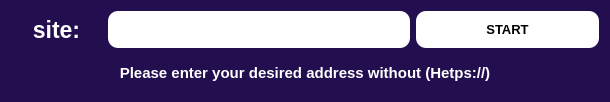
<?xml version="1.0" encoding="UTF-8"?>
<ui version="4.0">
 <class>dialog</class>
 <widget class="QDialog" name="dialog">
  <property name="geometry">
   <rect>
    <x>0</x>
    <y>0</y>
    <width>610</width>
    <height>102</height>
   </rect>
  </property>
  <property name="windowTitle">
   <string>Indexed pages</string>
  </property>
  <property name="styleSheet">
   <string notr="true">background:#230f50</string>
  </property>
  <layout class="QVBoxLayout" name="verticalLayout">
   <item>
    <layout class="QGridLayout" name="gridLayout" columnstretch="10,33,20">
     <item row="0" column="1">
      <widget class="QLineEdit" name="siteurl">
       <property name="maximumSize">
        <size>
         <width>16777215</width>
         <height>50000</height>
        </size>
       </property>
       <property name="styleSheet">
        <string notr="true">background:#fff;border-radius:10px;</string>
       </property>
      </widget>
     </item>
     <item row="0" column="0">
      <widget class="QLabel" name="label">
       <property name="font">
        <font>
         <pointsize>17</pointsize>
         <bold>true</bold>
        </font>
       </property>
       <property name="styleSheet">
        <string notr="true">color:#fff</string>
       </property>
       <property name="text">
        <string>site:</string>
       </property>
       <property name="alignment">
        <set>Qt::AlignCenter</set>
       </property>
      </widget>
     </item>
     <item row="0" column="2">
      <widget class="QPushButton" name="btnstart">
       <property name="maximumSize">
        <size>
         <width>1000</width>
         <height>100</height>
        </size>
       </property>
       <property name="font">
        <font>
         <pointsize>10</pointsize>
         <bold>true</bold>
        </font>
       </property>
       <property name="styleSheet">
        <string notr="true">border-radius:10px; background:#fff;</string>
       </property>
       <property name="text">
        <string>START</string>
       </property>
       <property name="default">
        <bool>false</bool>
       </property>
       <property name="flat">
        <bool>false</bool>
       </property>
      </widget>
     </item>
    </layout>
   </item>
   <item>
    <widget class="QLabel" name="endlabl">
     <property name="font">
      <font>
       <pointsize>11</pointsize>
       <bold>true</bold>
      </font>
     </property>
     <property name="styleSheet">
      <string notr="true">color:#fff</string>
     </property>
     <property name="text">
      <string>Please enter your desired address without (Hetps://)</string>
     </property>
     <property name="alignment">
      <set>Qt::AlignCenter</set>
     </property>
    </widget>
   </item>
  </layout>
 </widget>
 <resources/>
 <connections/>
</ui>
